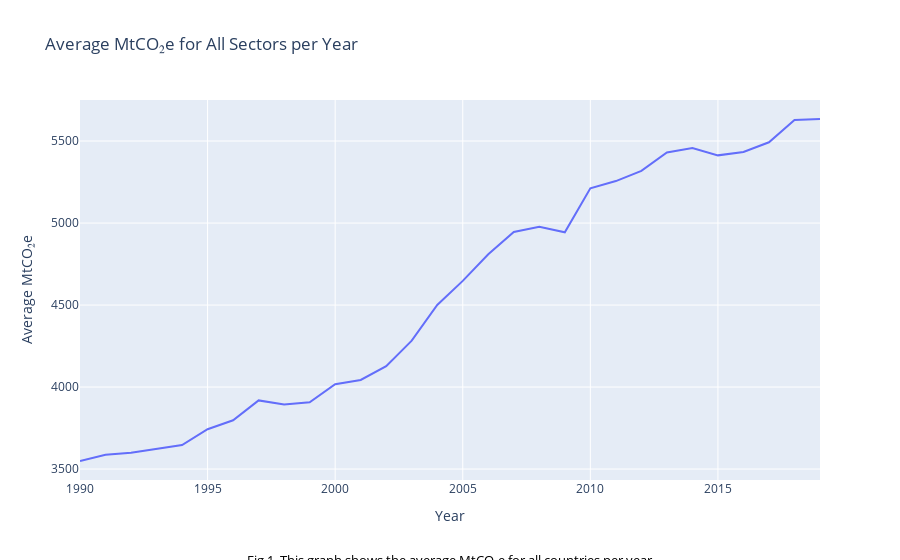

The code cell stored with this chart in its notebook:
### Markdown cell above
## Plot data

### Code cell
# Calculate the average MtCO₂e for all sectors per year
df['Average MtCO₂e'] = df.mean(axis=1)

# Create the plot using Plotly
import plotly.express as px
from IPython.display import display

fig = px.line(df, x='Year', y='Average MtCO₂e', title='Average MtCO₂e for All Sectors per Year')

# Add a caption annotation
caption_text = "Fig.1. This graph shows the average MtCO₂e for all countries per year"
fig.add_annotation(
    x=0.5,  # x-coordinate for the annotation (0.5 = center of x-axis)
    y=-0.24,  # y-coordinate for the annotation (negative value to position it below the graph)
    xref="paper",
    yref="paper",
    text=caption_text,
    showarrow=False,
    font=dict(
        size=13,
        color="black"))

# Display the plot
fig.show()

fig.write_image("figure1.png")

### Figure 1 — Plotly figure (JSON) as saved in the notebook; plotly's stock layout.template omitted (floating-point values rounded to 4 significant figures)
{"data": [{"hovertemplate": "Year=%{x}<br>Average MtCO₂e=%{y}<extra></extra>", "legendgroup": "", "line": {"color": "#636efa", "dash": "solid"}, "marker": {"symbol": "circle"}, "mode": "lines", "name": "", "orientation": "v", "showlegend": false, "type": "scatter", "x": [1990, 1991, 1992, 1993, 1994, 1995, 1996, 1997, 1998, 1999, 2000, 2001, 2002, 2003, 2004, 2005, 2006, 2007, 2008, 2009, 2010, 2011, 2012, 2013, 2014, 2015, 2016, 2017, 2018, 2019], "xaxis": "x", "y": [3549.0, 3588.0, 3600.0, 3625.0, 3647.0, 3743.0, 3798.0, 3919.0, 3894.0, 3907.0, 4017.0, 4043.0, 4128.0, 4283.0, 4500.0, 4647.0, 4810.0, 4946.0, 4978.0, 4944.0, 5212.0, 5256.0, 5319.0, 5431.0, 5457.0, 5413.0, 5433.0, 5493.0, 5629.0, 5634.0], "yaxis": "y"}], "layout": {"annotations": [{"font": {"color": "black", "size": 13}, "showarrow": false, "text": "Fig.1. This graph shows the average MtCO₂e for all countries per year", "x": 0.5, "xref": "paper", "y": -0.24, "yref": "paper"}], "legend": {"tracegroupgap": 0}, "title": {"text": "Average MtCO₂e for All Sectors per Year"}, "xaxis": {"anchor": "y", "domain": [0, 1], "title": {"text": "Year"}}, "yaxis": {"anchor": "x", "domain": [0, 1], "title": {"text": "Average MtCO₂e"}}}}
